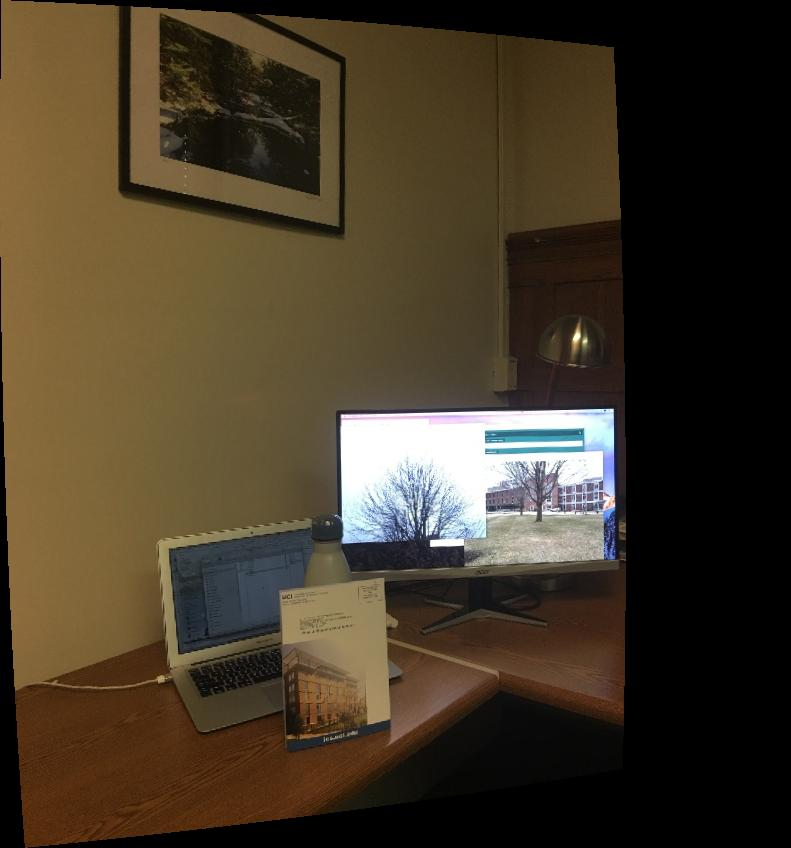
#> input picture images/office2/align-IMG2536-IMG2537/aligned_0_IMG2536_mapped.jpg, 791 x 848 px
$ python panor.py images/office2/align-IMG2536-IMG2537 out
#> lines starting #> are read from the running program, lines starting #| are printed output that depends on the picture
import cv2
import numpy as np
import os
import sys

#python hw4_align.py in_dir out_dir

#ORB function returns keypoints
def use_orb(img_g):
    num_features = 2000 #EXPERIMENT
    orb = cv2.ORB_create(num_features)
    kp_des = orb.detectAndCompute(img_g, None)
    return kp_des

def getOffset(homog_mat, img1, img2):
    #apply transform on img2 to get points on img1 plane
	UL = np.dot(homog_mat, np.array([0,0,1]))
	BR = np.dot(homog_mat, np.array([img2.shape[1], img2.shape[0], 1]))
	BL = np.dot(homog_mat, np.array([0,img2.shape[0],1]))
	UR = np.dot(homog_mat, np.array([img2.shape[1],0,1]))
    #divide w to get u v coordinates
	UL /= UL[-1]
	BR /= BR[-1]
	BL /= BL[-1]
	UR /= UR[-1]
	xcoords = min([UL[0], BR[0], BL[0], UR[0]])
	ycoords = min([UL[1], BR[1], BL[1], UR[1]])
    #calculate the offsets for canvas
	offset_x = 0
	offset_y = 0
	if xcoords < 0:
		offset_x = abs(xcoords)
	if ycoords < 0:
		offset_y = abs(ycoords)
	return [offset_x, offset_y]

def stichHelper(composite, offset_x, offset_y, img1, img2, outName):
	UL_img2 = (offset_x, offset_y)
	BR_img2 = (offset_x + img2.shape[1], offset_y + img2.shape[0])
	UR_img2 = (offset_x + img2.shape[1], offset_y)
	BL_img2 = (offset_x, offset_y + img2.shape[0])
	# find where img maps to on composite canvas
	UL = np.dot(composite, np.array([0,0,1]))
	BR = np.dot(composite, np.array([img1.shape[1], img1.shape[0], 1]))
	BL = np.dot(composite, np.array([0,img1.shape[0],1]))
	UR = np.dot(composite, np.array([img1.shape[1],0,1]))
    #divide w to get u v coordinates for composite canvas
	UL /= UL[-1]
	BR /= BR[-1]
	BL /= BL[-1]
	UR /= UR[-1]

	# find the new img size
	imgCol = max(UL[0], BR[0], BL[0], UR[0])
	img2Col = max(UL_img2[0], BR_img2[0], UR_img2[0], BL_img2[0])
	canvas_col = int(max(imgCol, img2Col))
	imgRow = max(UL[1], BR[1], BL[1], UR[1])
	img2Row = max(UL_img2[1], BR_img2[1], UR_img2[1], BL_img2[1])
	canvas_row = int(max(imgRow, img2Row))

	# use calculate the warped image
	warpResult = cv2.warpPerspective(img1, composite, (canvas_col, canvas_row),cv2.INTER_LINEAR)

	# create a mask for each image
	canvasImg1 = np.zeros(warpResult.shape)
	canvasImg1[np.where(warpResult > 0)] = 1
	canvasImg2 = np.zeros(warpResult.shape)
	canvasImg2[int(offset_y):img2.shape[0]+int(offset_y),\
		int(offset_x):img2.shape[1]+int(offset_x)] = 1
	newComposite = canvasImg1 + canvasImg2
	mask1 = np.copy(canvasImg1)
	mask1[np.where(newComposite == 2)] = 0.2
	mask2 = np.copy(canvasImg2)
	mask2[np.where(newComposite == 2)] = 0.8

	img1Partial = mask1 * warpResult
	im2Warp = np.zeros(warpResult.shape)
	im2Warp[int(offset_y):img2.shape[0]+int(offset_y), \
		int(offset_x):img2.shape[1]+int(offset_x)] = img2

	img2Partial = mask2 * im2Warp
	finalimg = img1Partial + img2Partial

	# Gaussian blur hopefully blends image
	finalimg = cv2.GaussianBlur(finalimg, (3,3), 2)
	cv2.imwrite(outName+"_stitched.jpg", finalimg)


in_dir = os.listdir(sys.argv[1])
in_img_list = [f for f in in_dir if f.lower().endswith(".jpg")]

f1 = in_img_list[0].split(".")[0]
f2 = in_img_list[1].split(".")[0]
out_dir = sys.argv[2]

name = sys.argv[1].split("\\")
name1 = sys.argv[1].split("/")
if(len(name)<len(name1)):
	name = name1
name=name[-1]

img1 = cv2.imread(os.path.join(sys.argv[1], in_img_list[0]))
#> img1 is the input picture: shape (848, 791, 3); mean B, G, R 39.9, 57.3, 68.9
img2 = cv2.imread(os.path.join(sys.argv[1], in_img_list[1]))
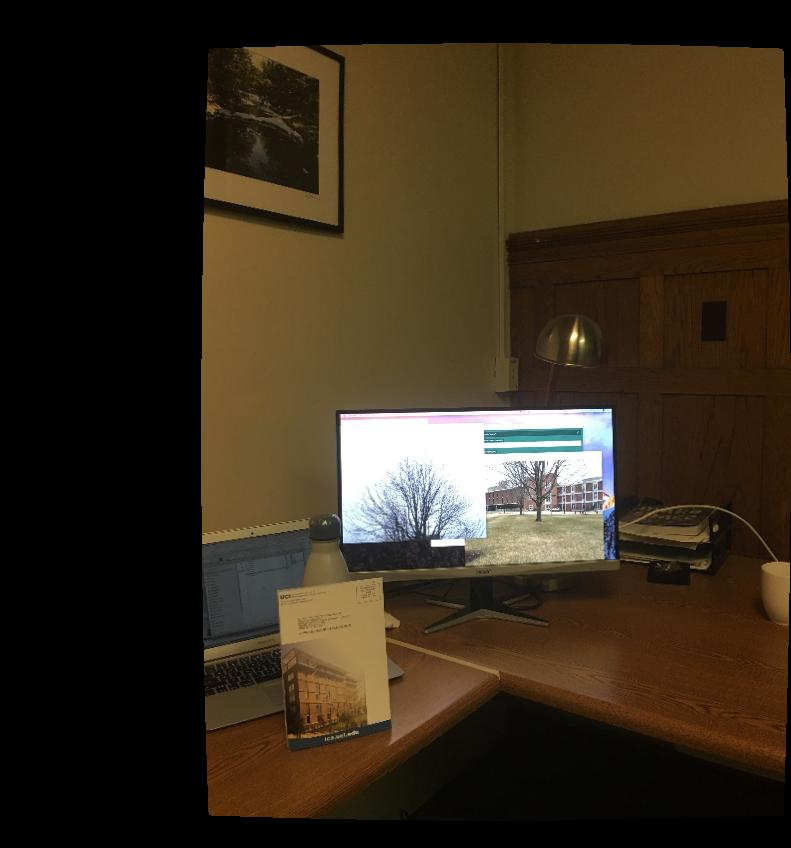
#> input picture images/office2/align-IMG2536-IMG2537/aligned_1_IMG2537_mapped.jpg, 791 x 848 px
#> img2 is the input picture: shape (848, 791, 3); mean B, G, R 28.5, 44.1, 55.6
image1 = cv2.imread(os.path.join(sys.argv[1], in_img_list[0]),0)
#> image1: shape (848, 791); min 0, max 255, mean 58.8
image2 = cv2.imread(os.path.join(sys.argv[1], in_img_list[1]),0)
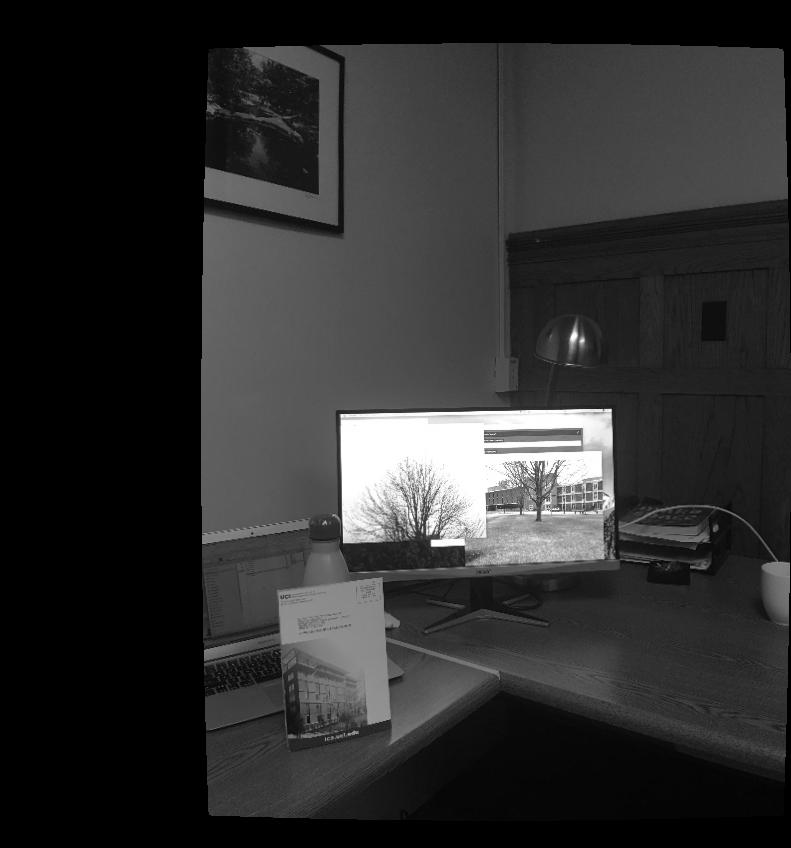
#> image2: shape (848, 791); min 0, max 255, mean 45.8

img1_kp, img1_des = use_orb(image1)
#> img1_kp = 2000 keypoints; strongest (x, y, size): (431, 544, 44.6), (431, 545, 31), (432, 543, 53.6), (612, 409, 31)
img2_kp, img2_des = use_orb(image2)
#> img2_kp = 2000 keypoints; strongest (x, y, size): (431, 541, 44.6), (610, 409, 31), (431, 544, 44.6), (432, 544, 53.6)

#using hamming to find the shortest distance of two keypoints
bf = cv2.BFMatcher(cv2.NORM_HAMMING, crossCheck=True)
matches = bf.match(img1_des,img2_des)
#> matches = 1230 matches
matches = sorted(matches, key = lambda x:x.distance)

#separate the two set of points
points1=list()
points2=list()
kp1=list()
kp2=list()
for i in matches:
    points1.append(img1_kp[i.queryIdx].pt)
    points2.append(img2_kp[i.trainIdx].pt)
#> after the loop, points1 = 1230 pairs, first value 132.6 to 623.5, second value 79.63 to 740.4; points2 = 1230 pairs, first value 203 to 624.1, second value 79.49 to 740.5

#turn into np array
points1 = np.asarray(points1)
points2 = np.asarray(points2)

#sanity check for keypoints so far
img3 = cv2.drawMatches(img1,img1_kp,img2,img2_kp,matches, None,flags=2)
cv2.imwrite(out_dir+"/"+name+"_BF.jpg",img3)

#find fundamental matrix
fundamental_mat, mask = cv2.findFundamentalMat(points2, points1, cv2.FM_RANSAC)
#> fundamental_mat = [[1.83e-06, -0.000325, 0.163], [0.000328, -1.94e-06, -0.187], [-0.167, 0.187, 1]]; mask = 1230 values, max 1 at index 0, min 0 at index 192, mean 0.945
temp1=np.ones(points1.shape[0]).reshape(points1.shape[0],1)
#> temp1 = 1230 values from 1 to 1
points1_ = np.concatenate((points1,temp1),axis=1)
#> points1_ = 1230 rows, first 8: [408.5, 526.7, 1], [486.7, 522.5, 1], [383.4, 723.8, 1], [397.1, 677.8, 1], [412.1, 494.5, 1], [394.1, 516, 1], [490.9, 670.1, 1], [484.8, 535.2, 1]
points2_ = np.concatenate((points2,temp1),axis=1)
#> points2_ has the same summary as points1_

#Refine keypoints: make sure abs(a-Fu)<0.08 as threshold
temp2 = points1_@fundamental_mat@points2_.T
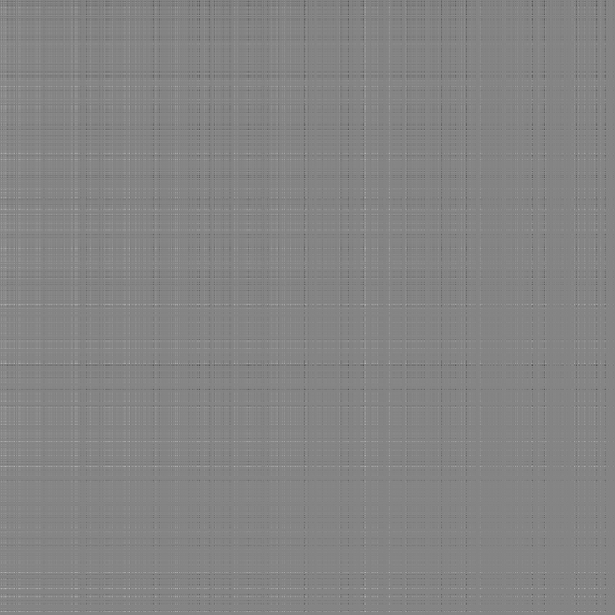
#> temp2: shape (1230, 1230) float64 (shown at 1/2 size); min -75.32, max 69.28, mean 0; drawn with min black and max white
temp2 = temp2.diagonal()
#> temp2 = 1230 values, max 39.2 at index 697, min -20.46 at index 398, mean 0.063
fund_idx = np.where(np.abs(temp2)<0.88)
matches = np.asarray(matches)
matches_1 = matches[fund_idx]

# Sanity Check show image with keypoints
img3 = cv2.drawMatches(img1,img1_kp,img2,img2_kp,matches_1, None,flags=2)
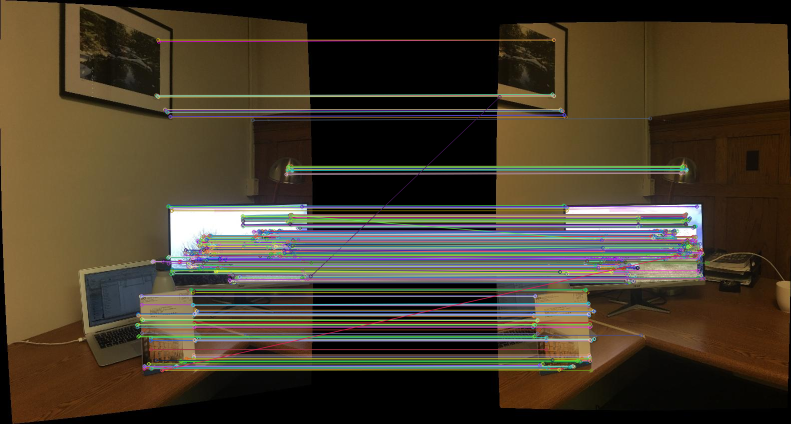
#> img3: shape (848, 1582, 3) (shown at 1/2 size); mean B, G, R 44.5, 60.8, 70.8
cv2.imwrite(out_dir+"/"+name+"_fundamental.jpg",img3)

#collect from fundamental matrix keypoints
homog_p1 = points1[fund_idx]
#> homog_p1 = 1213 pairs, first value 273.7 to 622.1, second value 79.63 to 740.4
homog_p2 = points2[fund_idx]
#> homog_p2 = 1213 pairs, first value 207.8 to 624.1, second value 79.49 to 740.5

#find the homography
homog_mat, homog_mask = cv2.findHomography(homog_p2,homog_p1,cv2.RANSAC)
#> homog_mat = [[0.995, -0.00181, 1.8], [-0.00476, 0.997, 1.9], [-1.04e-05, 2.08e-06, 1]]; homog_mask = 1213 values, max 1 at index 0, min 0 at index 112, mean 0.919

#create ones to concatenate
temp3 = np.ones(homog_p1.shape[0]).reshape(homog_p1.shape[0],1)
#> temp3 = 1213 values from 1 to 1
homog_p1_ = np.concatenate((homog_p1,temp3),axis=1)
#> homog_p1_ = 1213 rows, first 8: [408.5, 526.7, 1], [486.7, 522.5, 1], [383.4, 723.8, 1], [397.1, 677.8, 1], [412.1, 494.5, 1], [394.1, 516, 1], [490.9, 670.1, 1], [484.8, 535.2, 1]
homog_p2_ = np.concatenate((homog_p2,temp3),axis=1)
#> homog_p2_ has the same summary as homog_p1_

#compares H*Point2 to Point1 using distance formula
p = homog_mat@homog_p2_.T
PP = homog_p1_-p.T
#> PP = 1213 rows, first 8: [1.34, 1.55, 0.00316], [1.75, 1.91, 0.00398], [1.56, 1.99, 0.00248], [1.55, 1.92, 0.00272], [1.3, 1.47, 0.00326], [1.24, 1.45, 0.00303], [2.04, 2.35, 0.00372], [1.76, 1.93, 0.00393]
PP_ = np.sum(np.abs(PP)**2,axis=-1)**(1./2)
#> PP_ = 1213 values, max 546.9 at index 1179, min 0.16 at index 338, mean 4.16
pre_size = len(PP_)
#> pre_size = 1213

#threshold using average
averaged_ = np.average(PP_)
#> averaged_ = 4.16
averaged_2 = 0.75*averaged_
#> averaged_2 = 3.12
homog_idx = np.where(PP_<averaged_2)
post_size = len(homog_idx[0])
#> post_size = 666
if post_size/pre_size<0.7 and post_size<150:
    print("Cannot be panoramic")
    sys.exit(0)

#shows homography keypoints
matches_2 = matches_1[homog_idx]
img3 = cv2.drawMatches(img1,img1_kp,img2,img2_kp,matches_2, None,flags=2)
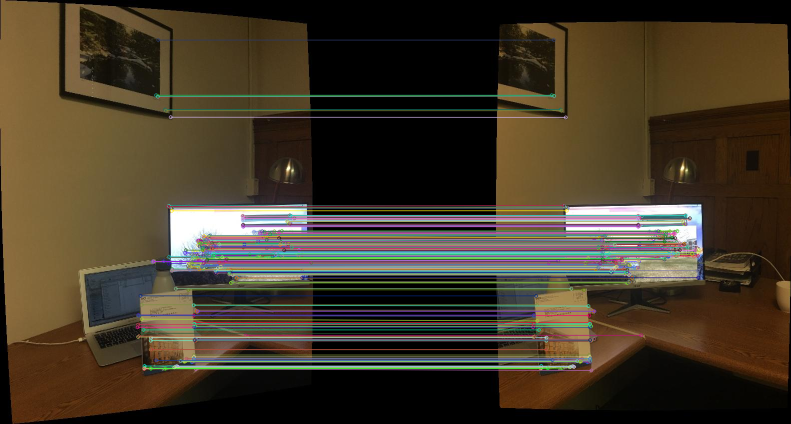
#> img3: shape (848, 1582, 3) (shown at 1/2 size); mean B, G, R 41.2, 57.7, 68.1
cv2.imwrite(out_dir+"/"+name+"_Homography.jpg",img3)

normImg1 = np.sqrt(homog_mat[-1,0]**2 + homog_mat[-1,1]**2)
#> normImg1 = 1.06e-05
homog_matInv = np.linalg.inv(homog_mat)
#> homog_matInv = [[1.01, 0.00183, -1.81], [0.00478, 1, -1.92], [1.05e-05, -2.07e-06, 1]]
normImg2 = np.sqrt(homog_matInv[-1,0]**2 + homog_matInv[-1,1]**2)
#> normImg2 = 1.07e-05
#decide which image to map on to which
offset_x1, offset_y1 = getOffset(homog_mat, img2, img1)
#> in getOffset, `UL = np.dot(homog_mat, np.array([0,0,1]))`: UL = [1.8, 1.9, 1]
#> in getOffset, `BR = np.dot(homog_mat, np.array([img2.shape[1], img2.shape[0], 1]))`: BR = [787, 843.7, 0.994]
#> in getOffset, `BL = np.dot(homog_mat, np.array([0,img2.shape[0],1]))`: BL = [0.268, 847.5, 1]
#> in getOffset, `UR = np.dot(homog_mat, np.array([img2.shape[1],0,1]))`: UR = [788.6, -1.86, 0.992]
#> in getOffset, `BR /= BR[-1]`: BR = [792.2, 849.2, 1]
#> in getOffset, `BL /= BL[-1]`: BL = [0.267, 846, 1]
#> in getOffset, `UR /= UR[-1]`: UR = [795.1, -1.88, 1]
#> in getOffset, `xcoords = min([UL[0], BR[0], BL[0], UR[0]])`: xcoords = 0.267
#> in getOffset, `ycoords = min([UL[1], BR[1], BL[1], UR[1]])`: ycoords = -1.88
#> in getOffset, `offset_y = abs(ycoords)`: offset_y = 1.88
#> offset_x1 = 0; offset_y1 = 1.88
offsetMat = np.array([[1,0,offset_x1], [0,1,offset_y1], [0,0,1]])
#> offsetMat = [[1, 0, 0], [0, 1, 1.88], [0, 0, 1]]
composite = np.dot(offsetMat, homog_mat)
#> composite = [[0.995, -0.00181, 1.8], [-0.00478, 0.997, 3.78], [-1.04e-05, 2.08e-06, 1]]
stichHelper(composite, offset_x1, offset_y1, img2, img1, out_dir+"/"+name)
#> in stichHelper, `UL_img2 = (offset_x, offset_y)`: UL_img2 = (0, 1.88)
#> in stichHelper, `BR_img2 = (offset_x + img2.shape[1], offset_y + img2.shape[0])`: BR_img2 = (791, 849.9)
#> in stichHelper, `UR_img2 = (offset_x + img2.shape[1], offset_y)`: UR_img2 = (791, 1.88)
#> in stichHelper, `BL_img2 = (offset_x, offset_y + img2.shape[0])`: BL_img2 = (0, 849.9)
#> in stichHelper, `UL = np.dot(composite, np.array([0,0,1]))`: UL = [1.8, 3.78, 1]
#> in stichHelper, `BR = np.dot(composite, np.array([img1.shape[1], img1.shape[0], 1]))`: BR = [787, 845.6, 0.994]
#> in stichHelper, `BL = np.dot(composite, np.array([0,img1.shape[0],1]))`: BL = [0.268, 849.4, 1]
#> in stichHelper, `UR = np.dot(composite, np.array([img1.shape[1],0,1]))`: UR = [788.6, 0, 0.992]
#> in stichHelper, `BR /= BR[-1]`: BR = [792.2, 851.1, 1]
#> in stichHelper, `BL /= BL[-1]`: BL = [0.267, 847.9, 1]
#> in stichHelper, `UR /= UR[-1]`: UR = [795.1, 0, 1]
#> in stichHelper, `imgCol = max(UL[0], BR[0], BL[0], UR[0])`: imgCol = 795.1
#> in stichHelper, `img2Col = max(UL_img2[0], BR_img2[0], UR_img2[0], BL_img2[0])`: img2Col = 791
#> in stichHelper, `canvas_col = int(max(imgCol, img2Col))`: canvas_col = 795
#> in stichHelper, `imgRow = max(UL[1], BR[1], BL[1], UR[1])`: imgRow = 851.1
#> in stichHelper, `img2Row = max(UL_img2[1], BR_img2[1], UR_img2[1], BL_img2[1])`: img2Row = 849.9
#> in stichHelper, `canvas_row = int(max(imgRow, img2Row))`: canvas_row = 851
#> in stichHelper, `img1Partial = mask1 * warpResult`:
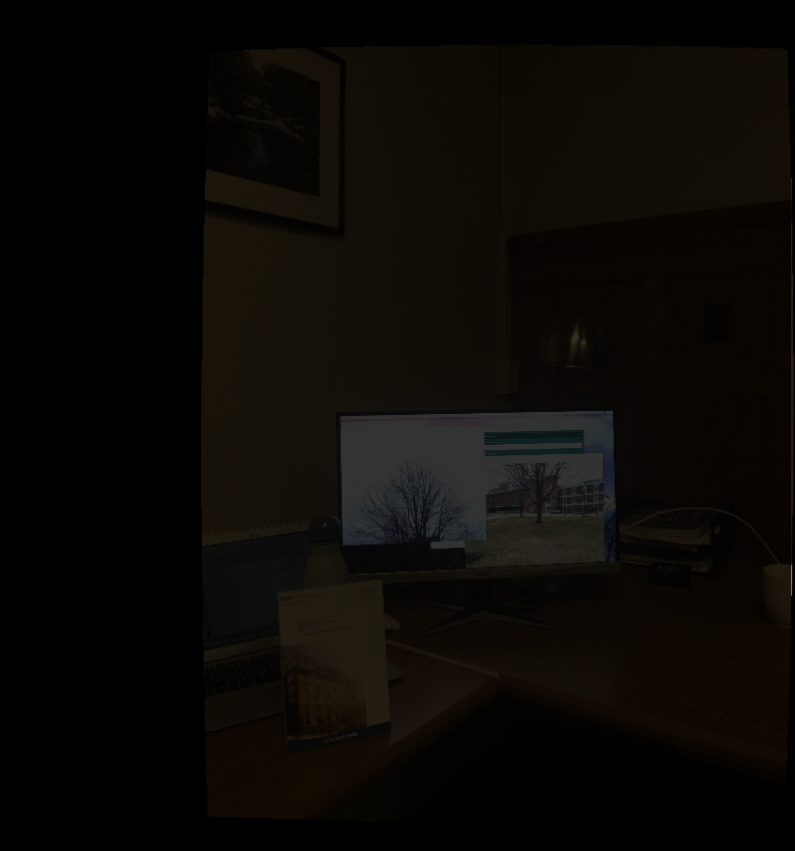
#> img1Partial: shape (851, 795, 3) float64; mean B, G, R 5.7, 8.8, 11.1
#> in stichHelper, `img2Partial = mask2 * im2Warp`:
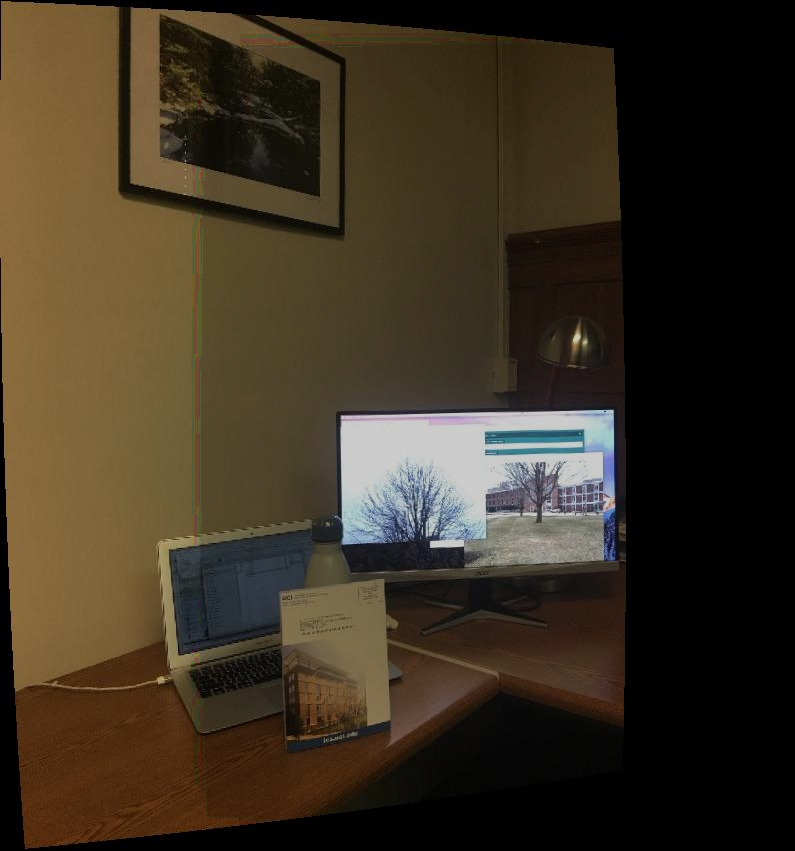
#> img2Partial: shape (851, 795, 3) float64; mean B, G, R 33.9, 49.6, 60
